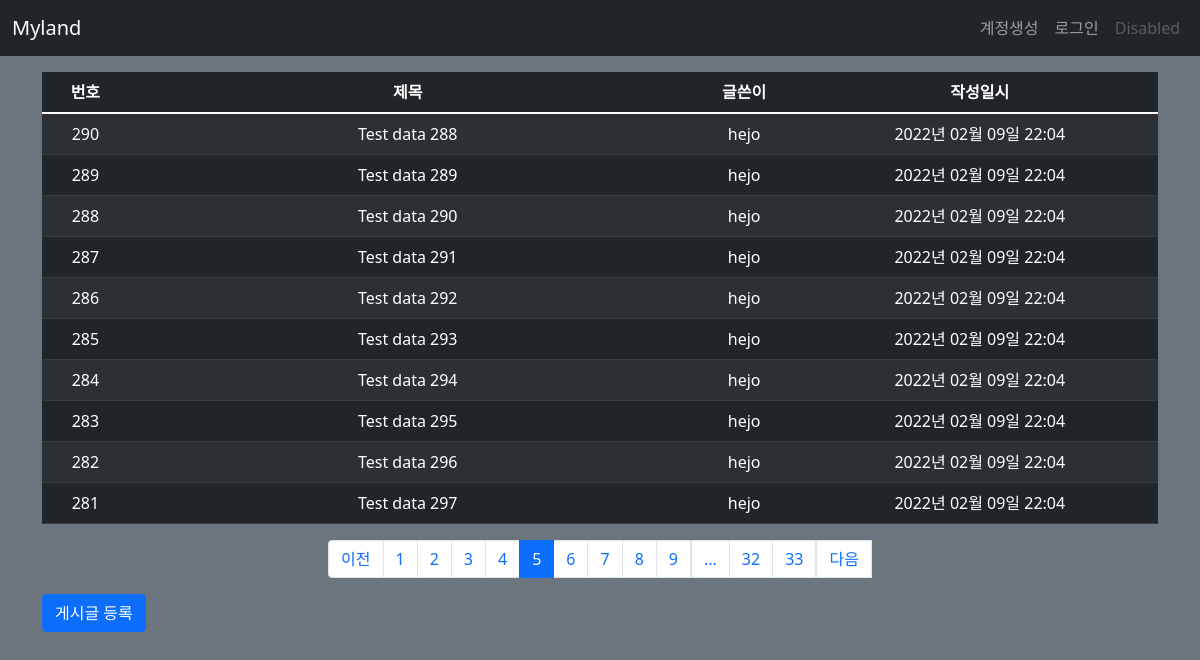
/post/list/?page=5, run on the app's committed database.
### myland/models.py (models this page shows)
class Post(db.Model):
    id = db.Column(db.Integer, primary_key=True)
    title = db.Column(db.String(200), nullable=False)
    content = db.Column(db.Text, nullable=False)
    create_date = db.Column(db.DateTime(), nullable=False)
    user_id = db.Column(db.Integer, db.ForeignKey('user.id', ondelete='CASCADE'), nullable=False)
    user = db.relationship('User', backref=db.backref('post_set'))
    modify_date = db.Column(db.DateTime(), nullable=True)

class User(db.Model):
    id = db.Column(db.Integer, primary_key=True)
    username = db.Column(db.String(150), unique=True, nullable=False)
    password = db.Column(db.String(200), nullable=True)
    email = db.Column(db.String(120), unique=True, nullable=False)
    modify_date = db.Column(db.DateTime(), nullable=True)

### myland/views/post_views.py (the view)
@bp.route('/list/')
def _list():
    page = request.args.get('page', type=int, default=1)
    post_list = Post.query.order_by(Post.create_date.desc())
    post_list = post_list.paginate(page, per_page=10)
    return render_template('post/post_list.html', post_list=post_list)

### myland/filter.py (called while the page is built)
def format_datetime(value, fmt='%Y년 %m월 %d일 %H:%M'):
    return value.strftime(fmt)

### myland/views/auth_views.py (called while the page is built)
@bp.before_app_request
def load_logged_in_user():
    user_id = session.get('user_id')
    if user_id is None:
        g.user = None
    else:
        g.user = User.query.get(user_id)

### myland/templates/post/post_list.html
{% extends 'base.html' %}
{% block content %}
<div class="container my-3">
  <table class="table table-dark table-striped table-hover">
    <thead>
    <tr class="text-center">
      <th>번호</th>
      <th style="width:50%">제목</th>
      <th>글쓴이</th>
      <th>작성일시</th>
    </tr>
    </thead>
    <tbody>
    {% if post_list %}
    {% for post in post_list.items %}
    <tr class="text-center">
      <td>{{ post_list.total - ((post_list.page - 1) * post_list.per_page) - loop.index0 }}</td>
      <td class="text-left">
        <a href="{{ url_for('post.detail', post_id=post.id) }}" style="text-decoration-line: none; color: white;">{{ post.title }}</a>
      </td>
      <td>{{ post.user.username }}</td>
      <td>{{ post.create_date|datetime }}</td>
    </tr>
    {% endfor %}
    {% else %}
    <tr>
      <td colspan="3">게시글이 없습니다.</td>
    </tr>
    {% endif %}
    </tbody>
  </table>
  <ul class="pagination justify-content-center">
    {% if post_list.has_prev %}
    <li class="page-item">
      <a class="page-link" href="?page={{ post_list.prev_num }}">이전</a>
    </li>
    {% else %}
    <li class="page-item disabled">
      <a class="page-link" tabindex="-1" aria-disabled="true" href="#">이전</a>
    </li>
    {% endif %}
    {% for page_num in post_list.iter_pages() %}
      {% if page_num %}
        {% if page_num != post_list.page %}
        <li class="page-item">
          <a class="page-link" href="?page={{ page_num }}">{{ page_num }}</a>
        </li>
        {% else %}
        <li class="page-item active" aria-current="page">
          <a class="page-link" href="#">{{ page_num }}</a>
        </li>
        {% endif %}
      {% else %}
        <li class="disabled">
          <a class="page-link" href="#">...</a>
        </li>
      {% endif %}
    {% endfor %}
    {% if post_list.has_next %}
    <li class="page-items">
      <a class="page-link" href="?page={{ post_list.next_num }}">다음</a>
    </li>
    {% else %}
    <li class="page-item disabled">
      <a class="page-link" tabindex="-1" aria-disabled="true" href="#">다음</a>
    </li>
    {% endif %}
  </ul>
  <a href="{{ url_for('post.create') }}" class="btn btn-primary">게시글 등록</a>
</div>
{% endblock %}

### data on the page
Post: total "290", title "Test data 288", user.username "hejo", create_date "2022년 02월 09일 22:04"
Post: total "289", title "Test data 289", user.username "hejo", create_date "2022년 02월 09일 22:04"
Post: total "288", title "Test data 290", user.username "hejo", create_date "2022년 02월 09일 22:04"
Post: total "287", title "Test data 291", user.username "hejo", create_date "2022년 02월 09일 22:04"
Post: total "286", title "Test data 292", user.username "hejo", create_date "2022년 02월 09일 22:04"
Post: total "285", title "Test data 293", user.username "hejo", create_date "2022년 02월 09일 22:04"
Post: total "284", title "Test data 294", user.username "hejo", create_date "2022년 02월 09일 22:04"
Post: total "283", title "Test data 295", user.username "hejo", create_date "2022년 02월 09일 22:04"
Post: total "282", title "Test data 296", user.username "hejo", create_date "2022년 02월 09일 22:04"
Post: total "281", title "Test data 297", user.username "hejo", create_date "2022년 02월 09일 22:04"

### other printed values
{{ page_num }} "1" "2" "3" "4" "6" "7" "8" "9" "32" "33"
{{ page_num }} "5"
